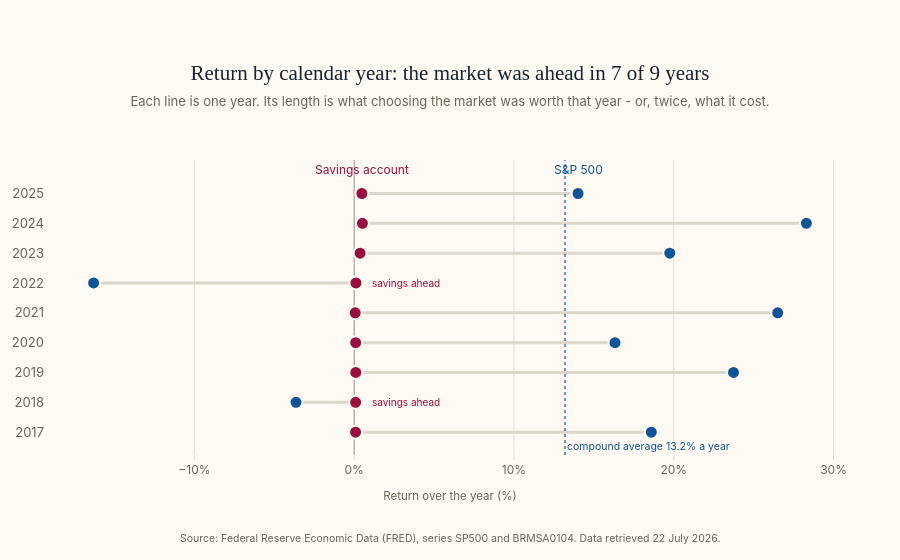

Write notebook code for a chart like this one.
### Markdown cell above
## Finding 2 - year by year

### Code cell
annual = monthly.copy()
annual["year"] = [d[:4] for d in annual.index]   # "2018-03" -> "2018"

# 2016 holds five months and 2026 seven, so neither is comparable with a full
# year. Nine complete calendar years remain.
annual = annual.loc[~annual["year"].isin(["2016", "2026"])]

# One group per year, months compounded inside it, results stacked back into a
# table. include_groups=False keeps the text column out of the arithmetic.
yearly = annual.groupby("year").apply(
    lambda g: (1 + g[["SP500", "BRMSA0104"]] / 100).prod() * 100 - 100,
    include_groups=False,
)

years = yearly.index.tolist()
won = (yearly["SP500"] > yearly["BRMSA0104"]).sum()
lost = [y for y in years if yearly.loc[y, "SP500"] < yearly.loc[y, "BRMSA0104"]]

# Compound annual rate, not the mean of the nine figures: averaging returns
# overstates them, since recovering -16.31% takes more than 16.31%. This is also
# the rate that reconciles with finding 1.
rate = lambda col: (((1 + yearly[col] / 100).prod()) ** (1 / len(years)) - 1) * 100
compound, compound_savings = rate("SP500"), rate("BRMSA0104")

print(f"compound annual return over {len(years)} years - "
      f"market {compound:.2f}%, savings {compound_savings:.3f}%")

fig = go.Figure()


fig.add_vline(x=compound, line=dict(color=MARKET, width=1.2, dash="dot"),
              annotation_text=f"compound average {compound:.1f}% a year",
              annotation_position="bottom right",
              annotation_font=dict(size=10.5, color=MARKET))

# One trace with None between each pair, rather than nine separate shapes -
# shapes do not place reliably on a category axis.
link_x, link_y = [], []
for yr in years:
    link_x += [yearly.loc[yr, "BRMSA0104"], yearly.loc[yr, "SP500"], None]
    link_y += [yr, yr, None]

fig.add_trace(go.Scatter(x=link_x, y=link_y, mode="lines", hoverinfo="skip",
                         line=dict(color="#ddd6cb", width=3), showlegend=False))

for name, col, color in [("Savings account", "BRMSA0104", SAVINGS),
                         ("S&P 500", "SP500", MARKET)]:
    fig.add_trace(go.Scatter(
        x=yearly[col], y=years, mode="markers", name=name,
        marker=dict(color=color, size=13, line=dict(color=PAPER, width=2)),
        hovertemplate="%{y}: %{x:.2f}%<extra>" + name + "</extra>",
    ))


# Series named above the top row instead of in a legend. Annotations on a
# category axis are placed by position, and the axis runs bottom-up.
top = len(years) - 1
for name, col, color in [("S&P 500", "SP500", MARKET),
                         ("Savings account", "BRMSA0104", SAVINGS)]:
    fig.add_annotation(x=yearly.loc[years[-1], col], y=top, text=name,
                       showarrow=False, yshift=24,
                       font=dict(color=color, size=12))


for yr in lost:
    fig.add_annotation(x=yearly.loc[yr, "BRMSA0104"], y=years.index(yr),
                       text="savings ahead", showarrow=False,
                       xshift=14, xanchor="left",
                       font=dict(size=10, color=SAVINGS))

fig.update_layout(
    title=dict(
        text=f"Return by calendar year: the market was ahead in {won} of {len(years)} years",
        subtitle=dict(
            text="Each line is one year. Its length is what choosing the market "
                 "was worth that year - or, twice, what it cost.",
            font=dict(family=SANS, size=13, color=MUTED)),
    ),
    height=560, showlegend=False,
    margin=dict(l=25, r=45, t=160, b=105),
)


# type="category" is required: otherwise plotly reads "2017" as a date and lays
# the axis out as a timeline, which loses the rows.
fig.update_yaxes(type="category", side="left",
                 showgrid=False, ticks="", title_text=None,
                 tickfont=dict(size=13, color=MUTED))
fig.update_xaxes(title_text="Return over the year (%)", ticksuffix="%",
                 showgrid=True, gridcolor=GRID, showline=False,
                 zeroline=True, zerolinecolor="#a8a095", zerolinewidth=1.2)

press_frame(fig)
export(fig, "finding2-by-year")

fig.show()

### Figure 1 — Plotly figure (JSON) as saved in the notebook; plotly's stock layout.template omitted (floating-point values rounded to 4 significant figures)
{"data": [{"hoverinfo": "skip", "line": {"color": "#ddd6cb", "width": 3}, "mode": "lines", "showlegend": false, "type": "scatter", "x": [0.08603, 18.59, null, 0.09004, -3.642, null, 0.09988, 23.74, null, 0.09367, 16.32, null, 0.06335, 26.51, null, 0.1071, -16.31, null, 0.3693, 19.75, null, 0.5163, 28.3, null, 0.4811, 14.01, null], "y": ["2017", "2017", null, "2018", "2018", null, "2019", "2019", null, "2020", "2020", null, "2021", "2021", null, "2022", "2022", null, "2023", "2023", null, "2024", "2024", null, "2025", "2025", null]}, {"hovertemplate": "%{y}: %{x:.2f}%<extra>Savings account</extra>", "marker": {"color": "#990f3d", "line": {"color": "#fffaf3", "width": 2}, "size": 13}, "mode": "markers", "name": "Savings account", "type": "scatter", "x": [0.08603, 0.09004, 0.09988, 0.09367, 0.06335, 0.1071, 0.3693, 0.5163, 0.4811], "y": ["2017", "2018", "2019", "2020", "2021", "2022", "2023", "2024", "2025"]}, {"hovertemplate": "%{y}: %{x:.2f}%<extra>S&P 500</extra>", "marker": {"color": "#0f5499", "line": {"color": "#fffaf3", "width": 2}, "size": 13}, "mode": "markers", "name": "S&P 500", "type": "scatter", "x": [18.59, -3.642, 23.74, 16.32, 26.51, -16.31, 19.75, 28.3, 14.01], "y": ["2017", "2018", "2019", "2020", "2021", "2022", "2023", "2024", "2025"]}], "layout": {"annotations": [{"font": {"color": "#0f5499", "size": 10.5}, "showarrow": false, "text": "compound average 13.2% a year", "x": 13.19, "xanchor": "left", "xref": "x", "y": 0, "yanchor": "bottom", "yref": "y domain"}, {"font": {"color": "#0f5499", "size": 12}, "showarrow": false, "text": "S&P 500", "x": 14.01, "y": 8, "yshift": 24}, {"font": {"color": "#990f3d", "size": 12}, "showarrow": false, "text": "Savings account", "x": 0.4811, "y": 8, "yshift": 24}, {"font": {"color": "#990f3d", "size": 10}, "showarrow": false, "text": "savings ahead", "x": 0.09004, "xanchor": "left", "xshift": 14, "y": 1}, {"font": {"color": "#990f3d", "size": 10}, "showarrow": false, "text": "savings ahead", "x": 0.1071, "xanchor": "left", "xshift": 14, "y": 5}, {"font": {"color": "#6b6459", "size": 10.5}, "showarrow": false, "text": "Source: Federal Reserve Economic Data (FRED), series SP500 and BRMSA0104. Data retrieved 22 July 2026.", "x": 0.5, "xanchor": "center", "xref": "paper", "y": -0.2542, "yanchor": "top", "yref": "paper"}], "height": 560, "margin": {"b": 105, "l": 25, "r": 45, "t": 160}, "shapes": [{"line": {"color": "#0f5499", "dash": "dot", "width": 1.2}, "type": "line", "x0": 13.19, "x1": 13.19, "xref": "x", "y0": 0, "y1": 1, "yref": "y domain"}], "showlegend": false, "title": {"subtitle": {"font": {"color": "#6b6459", "family": "Inter, -apple-system, Segoe UI, Helvetica, Arial, sans-serif", "size": 13}, "text": "Each line is one year. Its length is what choosing the market was worth that year - or, twice, what it cost."}, "text": "Return by calendar year: the market was ahead in 7 of 9 years"}, "xaxis": {"gridcolor": "#e5ded4", "showgrid": true, "showline": false, "ticksuffix": "%", "title": {"text": "Return over the year (%)"}, "zeroline": true, "zerolinecolor": "#a8a095", "zerolinewidth": 1.2}, "yaxis": {"showgrid": false, "side": "left", "tickfont": {"color": "#6b6459", "size": 13}, "ticks": "", "type": "category"}}}
